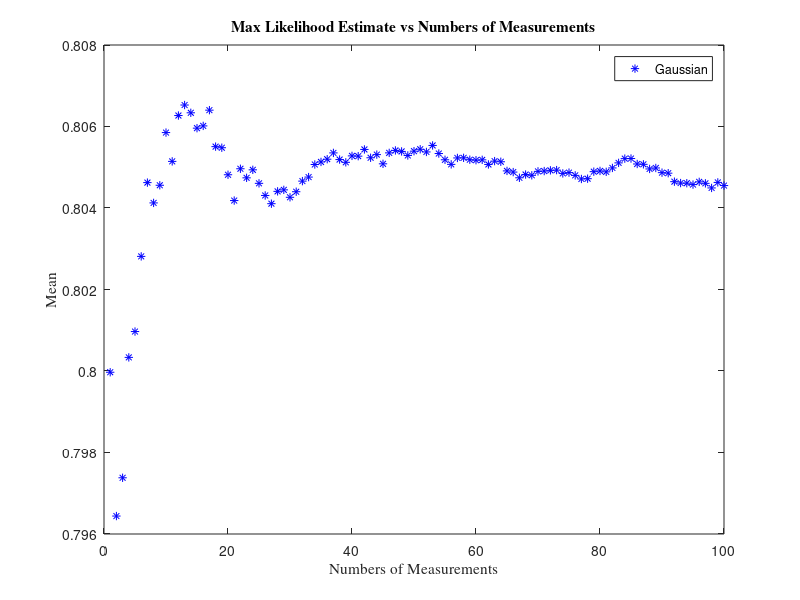
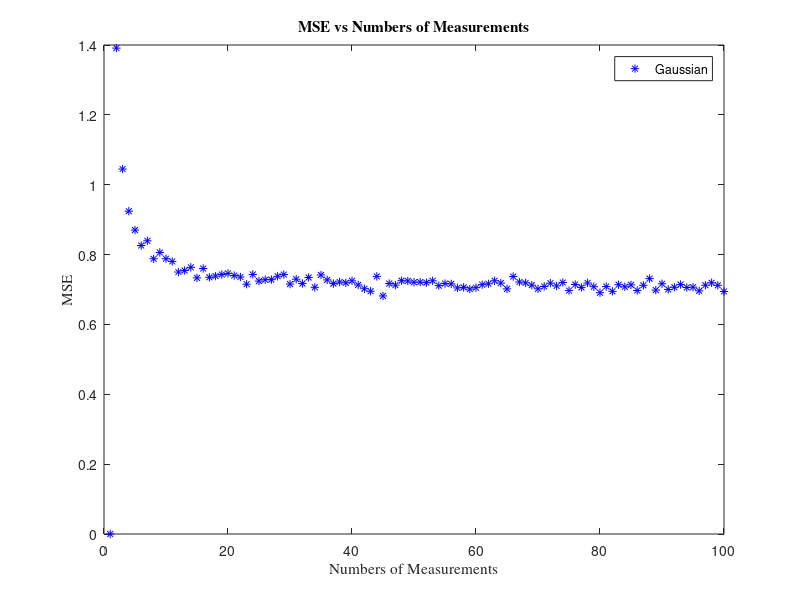
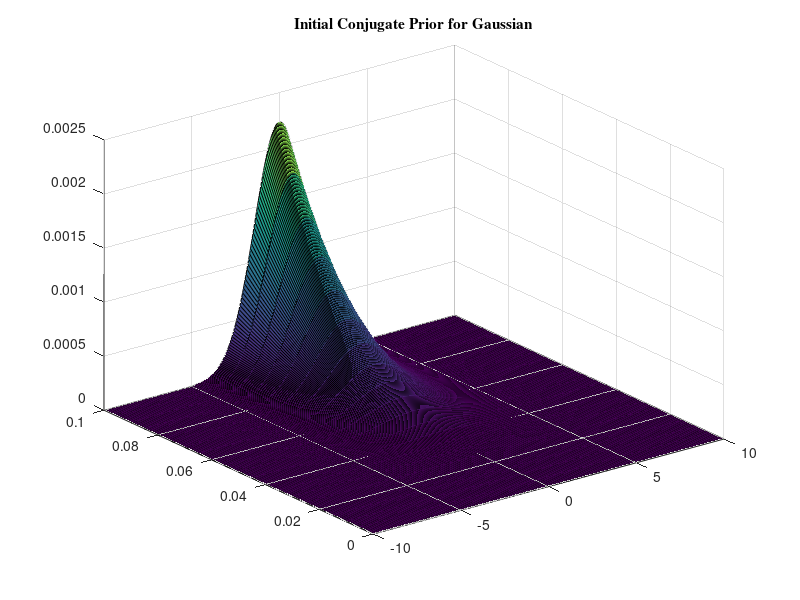
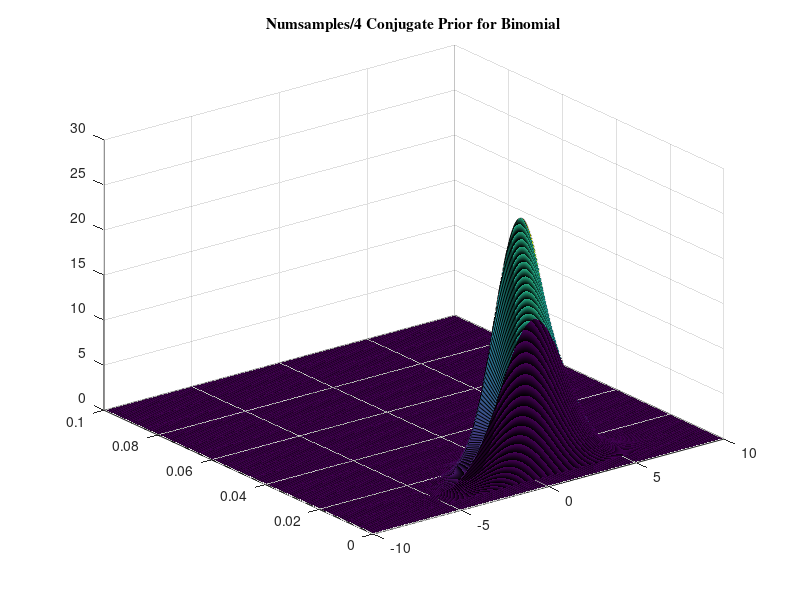

Write the MATLAB code that produced these figures, in order.
%%% ECE 414 Project 1
%%% Eugene Sokolov, Sheryan Resutov, Harrison Zhao

clear all
close all 
clc

%%% For Gaussian RV with unknown mean and variance
mu = rand(1);
var = rand(1);
iterations = 10000;
numsamp = 100;
gmuN = zeros(numsamp,1);
gmse = zeros(numsamp,1);

hyp = zeros(numsamp, 4); % mu, lambda, alpha, beta
mu0 = 0;
lambda = 5;
alpha = 5;
beta = 5;
initparams = [mu0, lambda, alpha, beta];

mypdf = @(mu0, lambda, a, b, x, t) (b.^a.*sqrt(lambda))./(gamma(a).*sqrt(2.*pi)).*...
         t.^(a-.5).*exp(-b.*t).*exp((-lambda.*t.*(x-mu0).^2)/2);

for ii = 1:iterations
    gaus = normrnd(mu,sqrt(var),numsamp,1);
    mse = zeros(numsamp,1);
    muN = zeros(numsamp,1);
    muN(1) = gaus(1);
    localhyp = zeros(numsamp, 4);
    localhyp(1,:) = initparams;
    cumulativeSum = 0;
    
    for N = 2:numsamp       
        err = gaus(N) - muN(N-1);
        muN(N) = muN(N-1) + err/N;
        mse(N) = err^2;
        cumulativeSum = cumulativeSum + mse(N);
        
        localhyp(N, 1) = (lambda * mu0 + N * muN(N))/(lambda + N);
        localhyp(N, 2) = lambda + N;
        localhyp(N, 3) = alpha + N/2;
        localhyp(N, 4) = beta + (0.5 * cumulativeSum) + ...
            (N * lambda * (muN(N) - mu0)^2)/2 * (lambda + N);
    end
    gmuN = gmuN + muN;
    gmse = gmse + mse;
    hyp = hyp + localhyp;
end
gmuN = gmuN/iterations;
gmse = gmse/iterations;
hyp = hyp/iterations;

%Plot sequential MLE, conjugate prior estimate
figure 
plot(gmuN,'b*')
title('Max Likelihood Estimate vs Numbers of Measurements','FontName','Times')
xlabel('Numbers of Measurements','FontName','Times')
ylabel('Mean','FontName','Times')
hleg = legend('Gaussian'); 

%Plot MSE
figure 
plot(gmse,'b*')
title('MSE vs Numbers of Measurements','FontName','Times')
xlabel('Numbers of Measurements','FontName','Times')
ylabel('MSE','FontName','Times')
hleg = legend('Gaussian');

%Plot conjugate priors
X = -10:.05:10;
T = 0:.005:.1;
[x,t] = meshgrid(X,T);
figure;
surf(x,t,mypdf(hyp(1,1), hyp(1,2), hyp(1,3), hyp(1,4), x, t));
title('Initial Conjugate Prior for Gaussian','FontName','Times');

figure;
surf(x,t,mypdf(hyp(numsamp/4,1), hyp(numsamp/4,2), hyp(numsamp/4,3), hyp(numsamp/4,4), x, t));
title('Numsamples/4 Conjugate Prior for Binomial','FontName','Times');

figure;
surf(x,t,mypdf(hyp(numsamp/2,1), hyp(numsamp/2,2), hyp(numsamp/2,3), hyp(numsamp/2,4), x, t));
title('Numsamples/2 Conjugate Prior for Binomial','FontName','Times');

figure;
surf(x,t,mypdf(hyp(numsamp,1), hyp(numsamp,2), hyp(numsamp,3), hyp(numsamp,4), x, t));
title('Final Conjugate Prior for Gaussian','FontName','Times');

%% For Binomial RV with unknown mean and variance
n = randi(10)
p = rand(1)
iterations = 10000;
numsamp = 100;
gmuN2 = zeros(numsamp,1);
gmse2 = zeros(numsamp,1);

mubin = n*p
varbin = n*p*(1-p)
hyp = zeros(numsamp, 2); %alpha, beta
% hyper parameters
alpha = 1;
beta = 1;

for ii = 1:iterations
    bino = binornd(n,p,numsamp,1);
    mse2 = zeros(numsamp,1);
    muN2 = zeros(numsamp,1);
    muN2(1) = bino(1);
    c = bino(1);
    localhyp = zeros(numsamp, 2);
 
    for N = 2:numsamp
        err2 = (bino(N) - c/(N-1));
        c=c+bino(N);
        muN2(N) = c/N;
        mse2(N) = err2^2;
        localhyp(N, 1) = alpha + c;
        localhyp(N, 2) = beta + N*n-c;
    end 
    gmuN2 = gmuN2 + muN2;
    gmse2 = gmse2 + mse2;
    hyp = hyp + localhyp;
end
gmuN2 = gmuN2/iterations;
gmse2 = gmse2/iterations;
hyp = hyp/iterations;

%Plot sequential MLE
figure 
plot(gmuN2,'r*')
title('Max Likelihood Estimate vs Numbers of Measurements','FontName','Times')
xlabel('Numbers of Measurements','FontName','Times')
ylabel('Mean','FontName','Times')
hleg = legend('Binomial'); 

%Plot MSE
figure 
plot(gmse2,'r*')
title('MSE vs Numbers of Measurements','FontName','Times')
xlabel('Numbers of Measurements','FontName','Times')
ylabel('MSE','FontName','Times')
hleg = legend('Binomial');

%Plot conjugate prior
figure
subplot(2, 2, 1);
plot(0:0.01:1, pdf('beta', 0:0.01:1, hyp(2, 1), hyp(2, 2)));
title('Initial Conjugate Prior for Binomial','FontName','Times')
subplot(2, 2, 2);
plot(0:0.01:1, pdf('beta', 0:0.01:1, hyp(numsamp/4, 1), hyp(numsamp/4, 2)));
title('Numsamples/4 Conjugate Prior for Binomial','FontName','Times')
subplot(2, 2, 3);
plot(0:0.01:1, pdf('beta', 0:0.01:1, hyp(numsamp/2, 1), hyp(numsamp/2, 2)));
title('Numsamples/2 Conjugate Prior for Binomial','FontName','Times')
subplot(2, 2, 4);
plot(0:0.01:1, pdf('beta', 0:0.01:1, hyp(numsamp, 1), hyp(numsamp, 2)));
title('Final Conjugate Prior for Binomial','FontName','Times')
hleg = legend('Binomial');


